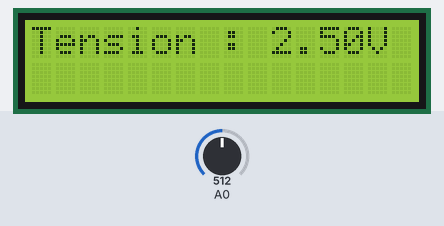
Simulated run of this sketch. Board: Arduino Uno, built with avr-gcc and run on an emulated ATmega328P. Shown: 16×2 character LCD. The test bench sets the inputs (shaded band); at power-on: A0 = 512.

Above: at 1.2 s.
1.3 s: A0 set to 716
At 3.2 s:
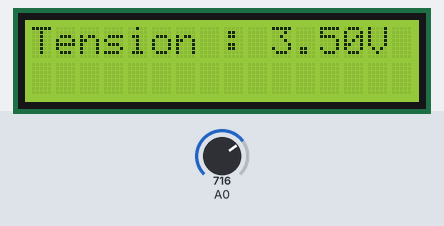
3.5 s: A0 set to 900
At 4.9 s:
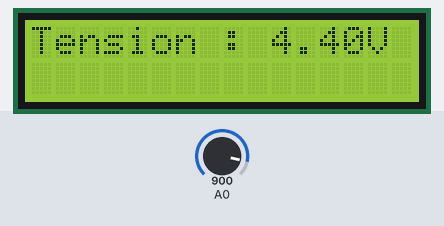
5.5 s: A0 set to 1023
At 6.6 s:
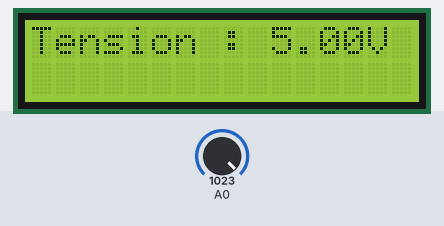
Timing chart, 0 to 8.5 s (numbered marks = the images above; inputs shaded):
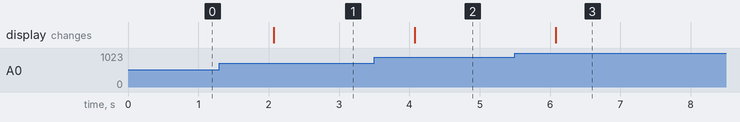

The sketch:

job02.ino
```cpp
#include <LiquidCrystal.h>

LiquidCrystal lcd(12, 11, 5, 4, 3, 2);

void setup() {
  lcd.begin(16, 2);
}

void loop() {
  int sensorValue = analogRead(A0);
  float voltage = sensorValue * (5.0 / 1023.0);
  lcd.setCursor(0, 0);
  lcd.print("Tension : ");
  lcd.print(voltage, 2);
  lcd.print("V");
  delay(1000);
}
```

Measured:
- after the input at 1.3 s, the display: changes after 0.77 s (image 1)
- after the input at 3.5 s, the display: changes after 0.58 s (image 2)
- after the input at 5.5 s, the display: changes after 0.58 s (image 3)
